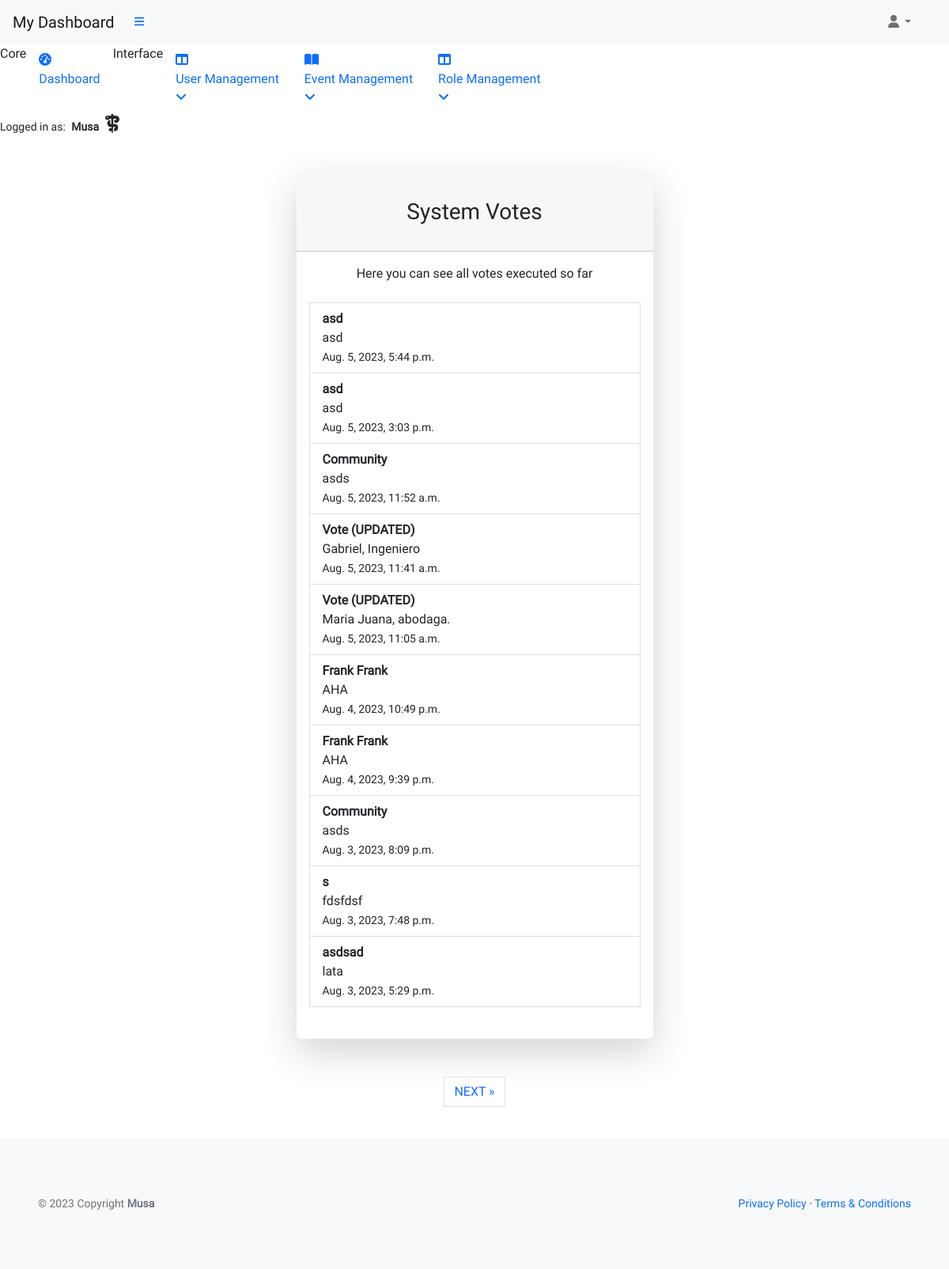
The app's page /office/votes (signed in) with its own data.
### musa/models.py (models this page shows, shortened)
class UserProfile(AbstractUser):
    verified = models.BooleanField(default=False)
    role = models.IntegerField(choices=ROLES, default=0)
    user_card = models.ManyToManyField(
        'vote_management.VoteCard', through='vote_management.VoteRecord', related_name='user_cards')
    class Meta:
        ordering = ['username']

### vote_management/models.py (models this page shows, shortened)
class VoteRecord(models.Model):
    voter = models.ForeignKey(
        'musa.UserProfile', on_delete=models.CASCADE, related_name="voter_record")
    vote_card = models.ForeignKey(
        VoteCard, on_delete=models.CASCADE, related_name="votecard_record")
    elected_person = models.ForeignKey('ElectedPerson',
                                       on_delete=models.CASCADE,
                                       related_name="elected_record")
    timestamp = models.DateTimeField(auto_now_add=True)
    class Meta:
        ordering = ['timestamp']

class VoteCard(models.Model):
    title = models.CharField(max_length=20, unique=True)
    slug = models.SlugField(max_length=200, unique=True)
    author = models.ForeignKey(
        'musa.UserProfile', on_delete=models.CASCADE, related_name="card_author")
    category = models.ForeignKey(
        Category, on_delete=models.CASCADE, related_name="categories")
    mission = models.CharField(max_length=20)
    location = models.CharField(max_length=20)
    description = models.TextField(max_length=258)
    expire = models.DateField()
    event_image = CloudinaryField('image', default='placeholder')
    vote_record = models.ManyToManyField('musa.UserProfile', through='VoteRecord',
                                         related_name='user_votes', blank=True)
    candidates = models.ManyToManyField('ElectedPerson', related_name='vote_cards',
                                        blank=True)
    status = models.IntegerField(choices=STATUS, default=0)
    excerpt = models.TextField(blank=True)
    type = models.IntegerField(choices=CARD_TYPE, default=0)
    created_on = models.DateField(auto_now_add=True)
    class Meta:
        ordering = ['-created_on']
    def __str__(self):
        return self.title

class ElectedPerson(models.Model):
    name = models.CharField(max_length=80, unique=True)
    is_elected = models.BooleanField(default=False)
    vote_card = models.ForeignKey(
        VoteCard, on_delete=models.CASCADE, related_name="vote_candidate", blank=True)
    class Meta:
        ordering = ['name']
    def __str__(self):
        return self.name

### vote_management/views.py (the view)
# urls.py: path('office/votes', AdminVotes.as_view(),
class AdminVotes(AdminRequiredMixin, generic.ListView):
    model = VoteRecord
    template_name = 'backend/admin-dashboard/admin_votes.html'
    paginate_by = 10
    context_object_name = 'admin_votes'
    def get_queryset(self):
        return VoteRecord.objects.order_by('-timestamp')

### admin_profile/views.py (called while the page is built)
    def test_func(self):
        user_profile = self.request.user
        return user_profile and user_profile.role == 2

### templates/backend/admin-dashboard/admin_votes.html (shortened to what this page needs)
{% extends "backend/admin-dashboard/base.html" %}
{% load i18n %}
{% block content %}
<div id="layoutSidenav_content">
    <main>
        <div class="container">
            <div class="row justify-content-center">
                <div class="col-lg-5">
                    <div class="card shadow-lg border-0 rounded-lg my-5">
                        <div class="card-header">
                            <h3 class="text-center font-weight-light my-4">System Votes</h3>
                        </div>
                        <div class="card-body">
                            <p class="text-center">Here you can see all votes executed so far</p>
                            <ul class="list-group my-4">
                                {% for vote in admin_votes.all %}
                                <li class="list-group-item">
                                    <strong>{{ vote.vote_card }}</strong><br>{{ vote.elected_person }}<br>
                                    <small>{{ vote.timestamp }}</small>
                                </li>
                                {% endfor %}
                            </ul>
                        </div>
                    </div>
                    {% if is_paginated %}
                    <nav aria-label="Page navigation">
                        <ul class="pagination justify-content-center">
                            {% if page_obj.has_next %}
                            <li><a href="?page={{ page_obj.next_page_number }}" class="page-link"> NEXT &raquo;</a></li>
                            {% endif %}
                        </ul>
                    </nav>
                    {% endif %}
                </div>
            </div>
        </div>
    </main>
</div>
{% endblock %}

### templates/backend/admin-dashboard/base.html (shortened to what this page needs)
{% load static %}
{% now "Y-m-d" as current_date %}
{% now "Y" as copyright %}
<!DOCTYPE html>
<html lang="en">
<head>
    <link href="https://cdn.jsdelivr.net/npm/simple-datatables@7.1.2/dist/style.min.css" rel="stylesheet" />
    <link href="{% static 'admin/vendor/css/styles.css' %}" rel="stylesheet" />
    <link rel="stylesheet" href="{% static 'custom/css/style.css' %}">
</head>
<body class="sb-nav-fixed">
    <nav class="sb-topnav navbar navbar-expand navbar-light bg-light">
        <a class="navbar-brand ps-3" href="{% url 'admin_dashboard' %}">My Dashboard</a>
        <button class="btn btn-link btn-sm order-1 order-lg-0 me-4 me-lg-0" id="sidebarToggle" href="#!"><i
                class="fas fa-bars"></i></button>
        <div class="d-md-inline-block form-inline ms-auto me-0 me-md-3 my-2 my-md-0">
            <ul class="navbar-nav ms-auto ms-md-0 me-3 me-lg-4">
                <li class="nav-item dropdown">
                    <a class="nav-link dropdown-toggle" id="navbarDropdown" href="#" role="button"
                        data-bs-toggle="dropdown" aria-expanded="false"><i class="fas fa-user fa-fw"></i></a>
                </li>
            </ul>
        </div>
    </nav>
    <div id="layoutSidenav">
        <div id="layoutSidenav_nav">
            <nav class="sb-sidenav accordion sb-sidenav-light" id="sidenavAccordion">
                <div class="sb-sidenav-menu">
                    <div class="nav">
                        <div class="sb-sidenav-menu-heading">Core</div>
                        <a class="nav-link" href="{% url 'admin_dashboard' %}">
                            <div class="sb-nav-link-icon"><i class="fas fa-tachometer-alt"></i></div>
                            Dashboard
                        </a>
                        <div class="sb-sidenav-menu-heading">Interface</div>
                        <a class="nav-link collapsed" href="#" data-bs-toggle="collapse"
                            data-bs-target="#collapseLayouts" aria-expanded="false" aria-controls="collapseLayouts">
                            <div class="sb-nav-link-icon"><i class="fas fa-columns"></i></div>
                            User Management
                            <div class="sb-sidenav-collapse-arrow"><i class="fas fa-angle-down"></i></div>
                        </a>
                        <a class="nav-link collapsed" href="#" data-bs-toggle="collapse" data-bs-target="#collapsePages"
                            aria-expanded="false" aria-controls="collapsePages">
                            <div class="sb-nav-link-icon"><i class="fas fa-book-open"></i></div>
                            Event Management
                            <div class="sb-sidenav-collapse-arrow"><i class="fas fa-angle-down"></i></div>
                        </a>
                        <a class="nav-link collapsed" href="#" data-bs-toggle="collapse" data-bs-target="#collapseRoles"
                            aria-expanded="false" aria-controls="collapseRoles">
                            <div class="sb-nav-link-icon"><i class="fas fa-columns"></i></div>
                            Role Management
                            <div class="sb-sidenav-collapse-arrow"><i class="fas fa-angle-down"></i></div>
                        </a>
                    </div>
                </div>
                <div class="sb-sidenav-footer">
                    <div class="small">Logged in as:
                        <span class="px-1"><strong>{{ request.user.username }}
                                {% if request.user.role == 2 %}
                                <i class="fa-solid fa-staff-snake px-1 fs-4 text"></i>
                                {% endif %}
                            </strong>
                        </span>
                    </div>
                </div>
            </nav>
        </div>
        {% block content %}
        {% endblock content %}
    </div>
    <footer class="py-4 bg-light mt-4">
        <div class="container-fluid p-5">
            <div class="d-flex align-items-center justify-content-between small">
                <div class="text-muted">        © {{ copyright }} Copyright
                    <a class="text-reset fw-bold" href="https://github.com/plexoio/musa">Musa</a></div>
                <div>
                    <a href="#">Privacy Policy</a>
                    &middot;
                    <a href="#">Terms &amp; Conditions</a>
                </div>
            </div>
        </div>
    </footer>
</body>
</html>

### static/custom/css/style.css (style rules this page uses)
* { font-family: 'Roboto', Fairplay, sans-serif; }
a { text-decoration: none; }
.list-group { border-radius: 0; }

### records on screen
UserProfile: user.username "Musa"
VoteRecord: vote_card "asd", elected_person "asd", timestamp "Aug. 5, 2023, 5:44 p.m."
VoteRecord: vote_card "asd", elected_person "asd", timestamp "Aug. 5, 2023, 3:03 p.m."
VoteRecord: vote_card "Community", elected_person "asds", timestamp "Aug. 5, 2023, 11:52 a.m."
VoteRecord: vote_card "Vote (UPDATED)", elected_person "Gabriel, Ingeniero", timestamp "Aug. 5, 2023, 11:41 a.m."
VoteRecord: vote_card "Vote (UPDATED)", elected_person "Maria Juana, abodaga.", timestamp "Aug. 5, 2023, 11:05 a.m."
VoteRecord: vote_card "Frank Frank", elected_person "AHA", timestamp "Aug. 4, 2023, 10:49 p.m."
VoteRecord: vote_card "Frank Frank", elected_person "AHA", timestamp "Aug. 4, 2023, 9:39 p.m."
VoteRecord: vote_card "Community", elected_person "asds", timestamp "Aug. 3, 2023, 8:09 p.m."
VoteRecord: vote_card "s", elected_person "fdsfdsf", timestamp "Aug. 3, 2023, 7:48 p.m."
VoteRecord: vote_card "asdsad", elected_person "lata", timestamp "Aug. 3, 2023, 5:29 p.m."

### other values on screen
{{ copyright }} "2023"
